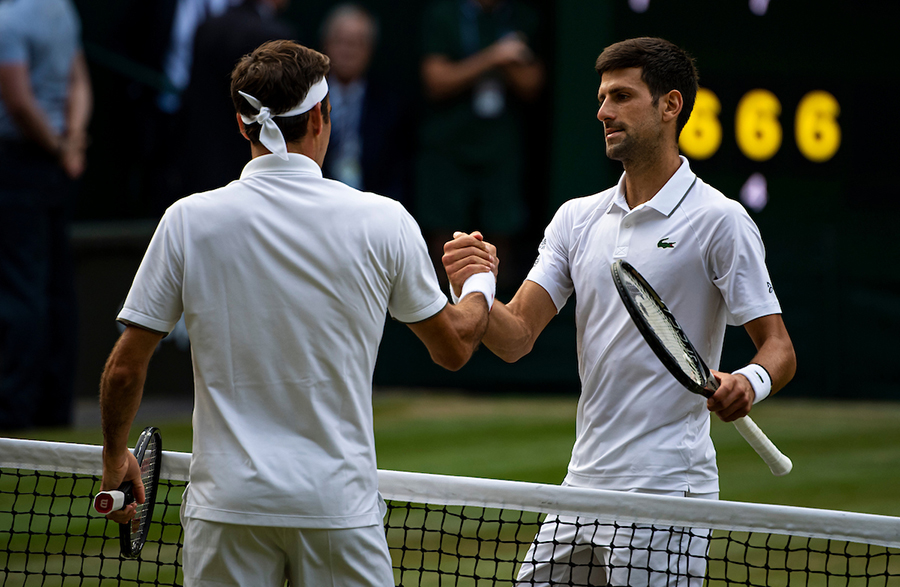
#> input picture face_detect/download.jpg, 900 x 587 px
$ python auto_canny.py --image face_detect/download.jpg
#> lines starting #> are read from the running program, lines starting #| are printed output that depends on the picture
import numpy as np
import argparse
import cv2

def auto_canny(image, sigma=0.33):
    '''
    Automatically determine upper and lower boundaries for Canny edge detection.

    Key arguments:
    sigma - varies the percentage thresholds that are determined based on statistics. A lower value indicates a tighter threshold, and a larger value gives a wider threshold. Good practice to start with default of 33%.
    '''

    # Compute the median of the single channel pixel intensities.
    v = np.median(image)

    # Apply automatica Canny edge detection using the median.
    lower = int(max(0, (1.0 - sigma) * v))
    upper = int(min(255, (1.0 + sigma) * v))
    edged = cv2.Canny(image, lower, upper)

    return edged

ap = argparse.ArgumentParser()
ap.add_argument('-i', '--image', required=True, help='Path to the image.')
args = vars(ap.parse_args())

image = cv2.imread(args['image'])
#> image is the input picture: shape (587, 900, 3); mean B, G, R 67.3, 74, 71.7
gray = cv2.cvtColor(image, cv2.COLOR_BGR2GRAY)
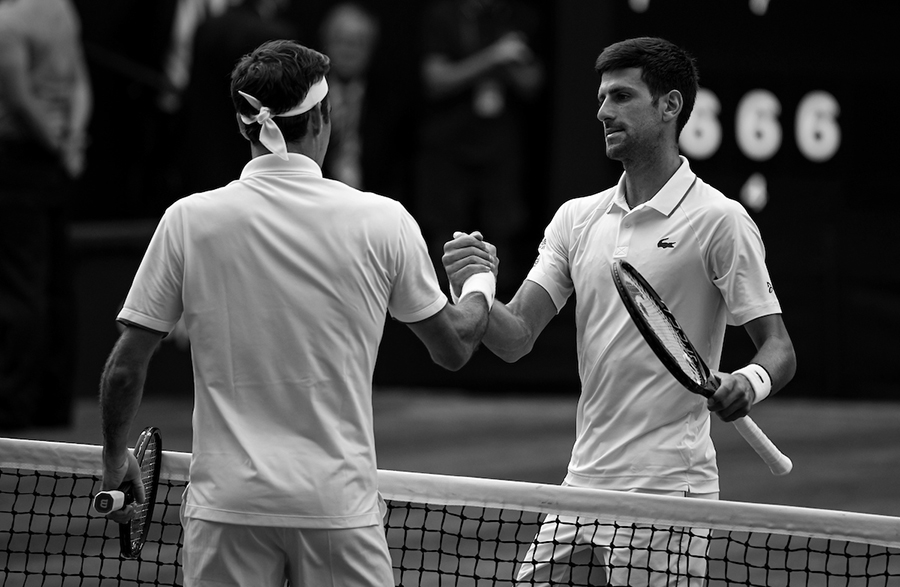
#> gray: shape (587, 900); min 0, max 255, mean 72.5
blurred = cv2.GaussianBlur(gray, (3, 3), 0)

# Apply Canny edge detection using three methods: wide boundary, tight boundary, and automatic.
wide = cv2.Canny(blurred, 10, 200)
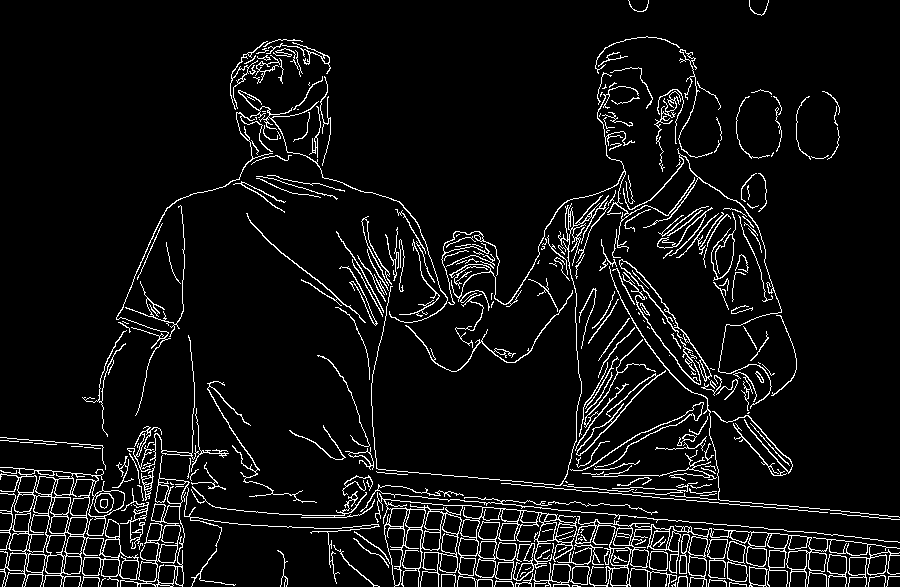
#> wide: shape (587, 900); 6.6% white in thin lines or dots
tight = cv2.Canny(blurred, 225, 250)
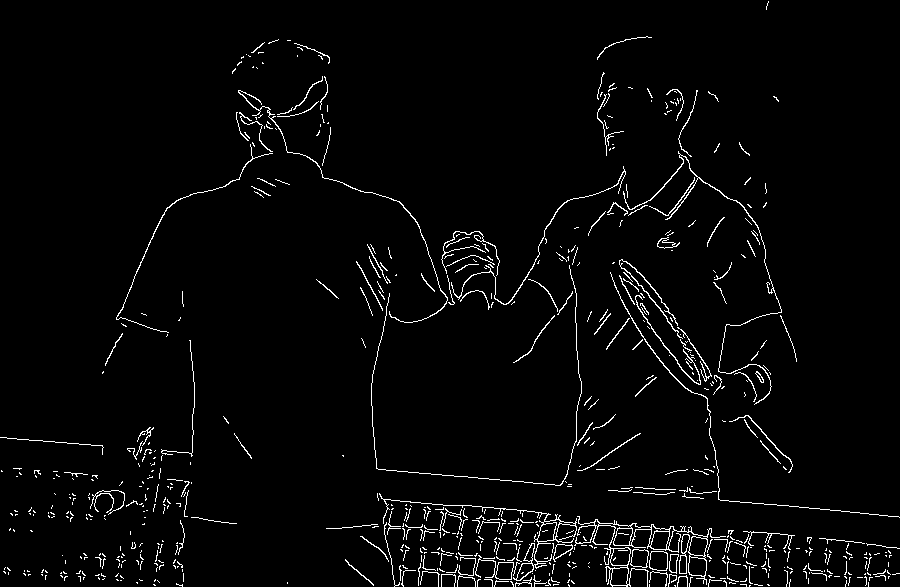
#> tight: shape (587, 900); 2.8% white in thin lines or dots
auto = auto_canny(blurred)
#> in auto_canny, `v = np.median(image)`: v = 62
#> in auto_canny, `lower = int(max(0, (1.0 - sigma) * v))`: lower = 41
#> in auto_canny, `upper = int(min(255, (1.0 + sigma) * v))`: upper = 82
#> in auto_canny, `edged = cv2.Canny(image, lower, upper)`:
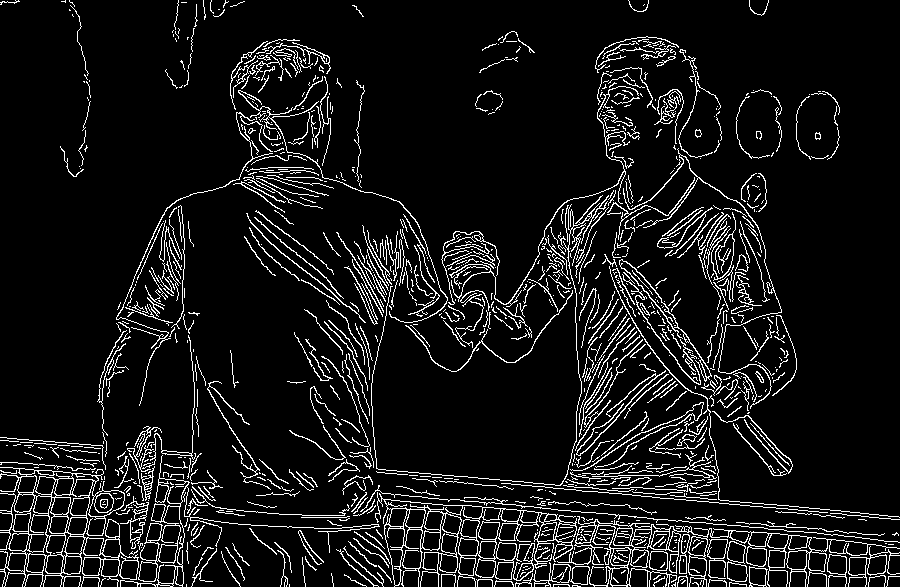
#> edged: shape (587, 900); 8.6% white in thin lines or dots

cv2.imshow('Original', image)
cv2.imshow('Edges', np.hstack([wide, tight, auto]))
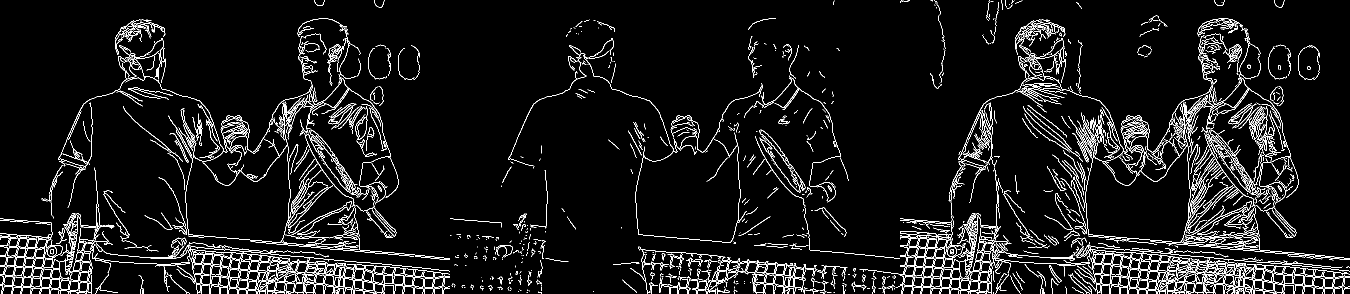
#> window 'Edges': shape (587, 2700) (shown at 1/2 size); 6% white in thin lines or dots
cv2.waitKey(0)
